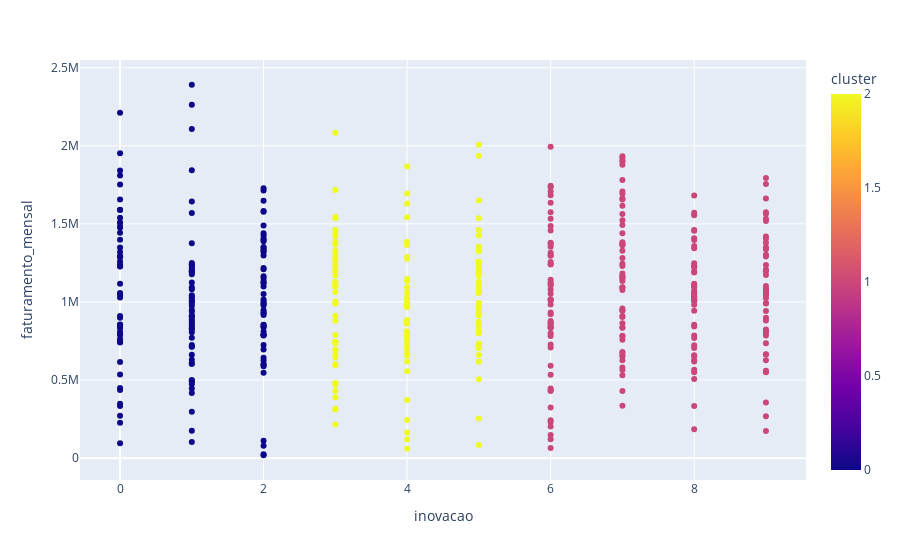

Notebook code cell kept with this figure:
### Code cell
# Cruzar dados de inovação, faturamento mensal e clusters
px.scatter(df_clientes, x='inovacao', y='faturamento_mensal', color='cluster')

### Figure 1 — Plotly figure (JSON) as saved in the notebook; plotly's stock layout.template omitted (floating-point values rounded to 4 significant figures; data arrays with more than 128 entries replaced by an {"elided": "..."} marker saying what was removed)
{"data": [{"hovertemplate": "inovacao=%{x}<br>faturamento_mensal=%{y}<br>cluster=%{marker.color}<extra></extra>", "legendgroup": "", "marker": {"color": {"elided": "500 int values"}, "coloraxis": "coloraxis", "symbol": "circle"}, "mode": "markers", "name": "", "orientation": "v", "showlegend": false, "type": "scatter", "x": {"elided": "500 int values"}, "xaxis": "x", "y": {"elided": "500 float values"}, "yaxis": "y"}], "layout": {"coloraxis": {"colorbar": {"title": {"text": "cluster"}}, "colorscale": [[0, "#0d0887"], [0.1111, "#46039f"], [0.2222, "#7201a8"], [0.3333, "#9c179e"], [0.4444, "#bd3786"], [0.5556, "#d8576b"], [0.6667, "#ed7953"], [0.7778, "#fb9f3a"], [0.8889, "#fdca26"], [1, "#f0f921"]]}, "legend": {"tracegroupgap": 0}, "margin": {"t": 60}, "xaxis": {"anchor": "y", "domain": [0, 1], "title": {"text": "inovacao"}}, "yaxis": {"anchor": "x", "domain": [0, 1], "title": {"text": "faturamento_mensal"}}}}
